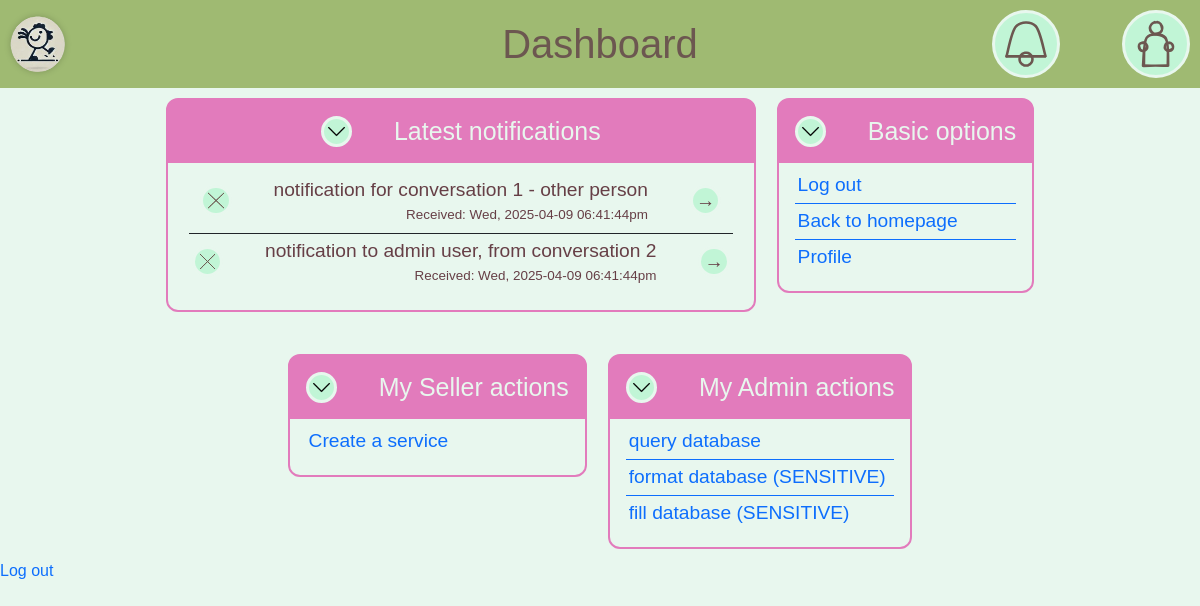
The page /pages/dashboard (signed in) on the database its author committed.
### tables this page shows
CREATE TABLE notifications(
        id INTEGER PRIMARY KEY,
        user_id INTEGER, conversation_id INTEGER, text TEXT, time TIMESTAMP,
        FOREIGN KEY(user_id) REFERENCES users(id),
        FOREIGN KEY(user_id) REFERENCES conversation(id)
    );

### utils/dbutils.php (called while the page is built, shortened)
<?php
function hasUserGotRole(PDO $db, $id, $roleID): bool
{
    $st = $db->prepare("SELECT * FROM roles WHERE user_id = :id");
    if (!$st->execute(["id" => $id])) return false;
    while ($elt = $st->fetch()) {
        if ($elt["role"] == $roleID) return true;
    }
    return false;
}
function isCustomer(PDO $db, $id)
{
    return hasUserGotRole($db, $id, 1);
}
function isAdmin(PDO $db, $id)
{
    return hasUserGotRole($db, $id, 2);
}

### components/common/notifications.php (the view, shortened to what this page needs)
<?php
function insert_notifications(PDO $db, $id)
{
    ?>
    <div class="circle-inside-accent logo">
        <img src="/assets/images/symbols/notification.svg" alt="notifications">
    </div>
    <?php
}
function display_notification($notification): void
{
    ?>
    <div class="notification line dashboard-line" not="<?= $notification["id"] ?>">
        <?php
        if ($notification["user_id"] != BROADCAST_ID) {
            ?>
            <div class="circle-inside-accent remove-notification">
                <img src="/assets/images/symbols/cancel.svg" alt="remove notification" class="symbol">
            </div>
            <?php
        }
        ?>
        <div class="notification-content">
            <p class="notification-text"><?= $notification["text"] ?></p>
            <p class="notification-date"><?= $notification["date"] ?></p>
        </div>
        <?php
        if ($notification["conversation_id"] != SYSTEM_ID) {
            ?>
            <div class="circle-inside-accent inspect-notification">
                <p class="symbol">&rarr;</p>
            </div>
            <?php
        }
        ?>
    </div>
    <?php
}
function get_user_notifications(PDO $db, $id): array
{
    $st = $db->prepare("
    SELECT *
    FROM notifications
    -- Support for broadcasts
    WHERE user_id = (:id) OR user_id = 0
    ORDER BY notifications.time DESC
    ");
    return $st->execute(["id" => $id]) ? $st->fetchAll() : [];
}
?>

### components/dashboard/notifications.php
<?php
function widget_notifications($db, $id): void
{
    $nots = get_user_notifications($db, $id);
    if (count($nots) != 0) {
        insert_widget("Latest notifications", function () use ($nots) {
            ?>
            <div>
                <?php
                foreach ($nots as $not) {
                    $not["safe_text"] = htmlspecialchars($not["text"]);
                    $not["date"] = "Received: " . date("D, Y-m-d h:i:sa", $not["time"]);
                    display_notification($not);
                }
                ?>
            </div>
            <?php
        });
    }
}
?>

### assets/css/main-style.css (style rules this page uses)
:root { --title-color: #9FBA72; --warning-color: #FFC87F; --text-color-main: #663F46; --text-color-main-light: #CFC9C9; --text-color-secondary: #6C5750; --back-color-base: #E8F7EE; --back-color-popup: #C1F5D6; --back-color-important: #E27BBC; --back-color-secondary: #A79CD6; --back-color-ternary: #DFDCDB; --accent-color-main: var(--back-color-secondary); --accent-color-secondary: var(--back-color-important); --place-color-main: #77005D; --place-color-secondary: #121212; --place-holder-gradient: repeating-linear-gradient(45deg, var(--place-color-main) 10%, var(--place-color-secondary), 10%); --image-on-back-base-gradient: linear-gradient(var(--back-color-important) 0%, transparent 100%); --medium-corner: 12px; --large-corner: 40px; --input-block-padding: 8px; --input-block-margin: 5px; --big-container-padding: 2%; --reading-margin: 7%; --spacing-minimum: 10px; --spacing-small: 21px; --spacing-medium: 42px; --spacing-large: 84px; }
html, body { background-color: var(--back-color-base) !important; font-family: Arial, Helvetica, sans-serif; }
div { background-color: transparent; }
p { color: var(--text-color-main); }
.symbol { height: 1em; width: 1em; font-size: 1em; line-height: 1em; margin: 0; padding: 0; display: block; }

### assets/css/inputs.css (style rules this page uses)
.circle-inside-accent { color: var(--text-color-main); background-color: var(--back-color-popup); border: solid 3px var(--back-color-base); border-radius: 1000px; padding: 3px; cursor: pointer; }

### assets/css/containers.css (style rules this page uses)
.line { display: flex; flex-direction: row; gap: var(--spacing-medium); justify-content: center; align-items: center; }

### assets/css/widgets.css (style rules this page uses)
.notification { margin: 5px; }
.notification p { margin: 0; }
.notification-date { text-align: right; font-size: 0.7em; }
.dashboard-line { padding: 3px; }
.dashboard-line + .dashboard-line { border-top: 1px solid; }

### assets/css/page-header.css (style rules this page uses)
header .logo { margin: 10px; }
header .logo * { width: 3.5em; height: 3.5em; max-width: 10vw; }

### rows shown on the page
notifications: text "notification for conversation 1 - other person"
notifications: text "notification to admin user, from conversation 2"

### other values the page prints
$title "Dashboard"
$title "Latest notifications Basic options My Seller actions My Admin actions"
$texts[$i] "Log out"
$texts[$i] "Back to homepage"
$texts[$i] "Profile"
$texts[$i] "Create a service"
$texts[$i] "query database"
$texts[$i] "format database (SENSITIVE)"
$texts[$i] "fill database (SENSITIVE)"
